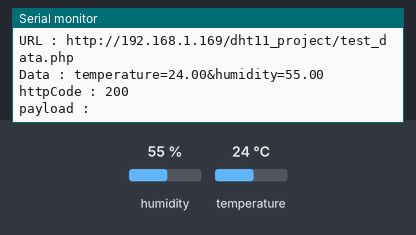
The sketch below on a simulated ESP32. Parts: the last lines printed to the serial monitor. The test bench sets the inputs (shaded band); at power-on: humidity 55 %, temperature 24 °C. WiFi joins after 1.5 s; servers stay silent unless stated; uploads are accepted with an empty reply.

Above: at 3.7 s.
3.8 s: humidity set to 22 %
11.4 s: temperature set to 12 °C
At 12.91 s:
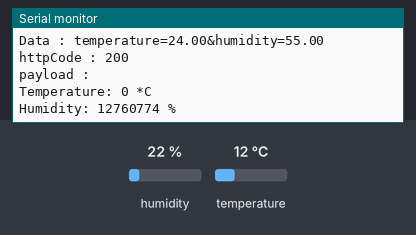
19.0 s: humidity set to 40 %
At 24.3 s:
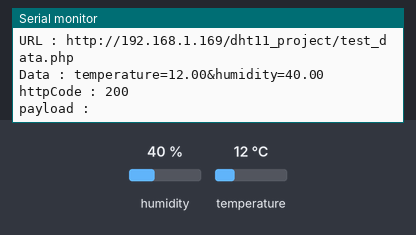

Measured:
- after the input at 19.0 s, the serial monitor: prints a new line after 4.2 s (image 2)

The sketch:

dht11_esp_server.ino
```cpp
#include <WiFi.h>
#include <HTTPClient.h>
#include <DHT.h>
#define DHTPIN 19
#define DHTTYPE DHT11
DHT dht11(DHTPIN,DHTTYPE);


String URL = "http://192.168.1.169/dht11_project/test_data.php";

const char* ssid = "SUTRO 2658";
const char* password = "123456789";

float temperature = 0;
float humidity = 0;

void setup() {
  Serial.begin(115200);
  dht11.begin();
  connectWiFi();
}

void loop() {
  if (WiFi.status() != WL_CONNECTED) {
    connectWiFi();
  }
  Load_DHT11_DATA();

  String postData = "temperature=" + String(temperature) + "&humidity=" + String(humidity);

  HTTPClient http;
  http.begin(URL);
  http.addHeader("Content-Type", "application/x-www-form-urlencoded"); // Add header before making the POST request

  int httpCode = http.POST(postData); // POST data to server
  String payload = http.getString();

  Serial.print("URL : ");
  Serial.println(URL);
  Serial.print("Data : ");
  Serial.println(postData);
  Serial.print("httpCode : ");
  Serial.println(httpCode);
  Serial.print("payload : ");
  Serial.println(payload);

  http.end();

  delay(10000); // Delay to avoid spamming the server
}

void Load_DHT11_DATA()
{
  temperature=dht11.readTemperature();
  humidity=dht11.readHumidity();

  if(isnan(temperature)||isnan(humidity)){
    Serial.println("Faild to read from Dht sensor");
    temperature = 0;
    humidity = 0;
  }

  Serial.printf("Temperature: %d *C\n",temperature);
  Serial.printf("Humidity: %d %%\n",humidity);
}

void connectWiFi() {
  WiFi.mode(WIFI_OFF);
  delay(1000);
  WiFi.mode(WIFI_STA);
  WiFi.begin(ssid, password);
  Serial.println("Connecting to WiFi");

  while (WiFi.status() != WL_CONNECTED) {
    delay(500);
    Serial.print(".");
  }
  Serial.println();
  Serial.print("Connected to: ");
  Serial.println(ssid);
  Serial.print("IP Address: ");
  Serial.println(WiFi.localIP());
}
```
